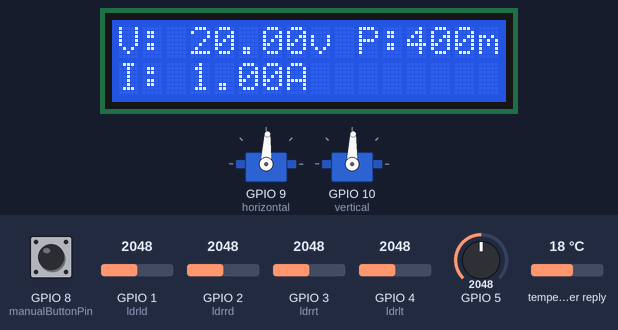
Simulated run of this sketch. Board: ESP32-S3. Parts: 2 × servo, 16×2 character LCD. The inputs (shaded band) are chosen by the test bench; at power-on: GPIO 1 (ldrld) = 2048, GPIO 2 (ldrrd) = 2048, GPIO 3 (ldrrt) = 2048, GPIO 4 (ldrlt) = 2048, GPIO 5 = 2048, GPIO 8 (manualButtonPin) LOW, temperature in the weather reply 18 °C. WiFi joins after 1.5 s; servers stay silent unless stated; web services answer with replies made up by the test bench; what the sketch prints to the serial monitor is not drawn.

Above: at 3.7 s.
3.8 s: GPIO 1 (ldrld) set to 2124
At 4.08 s:
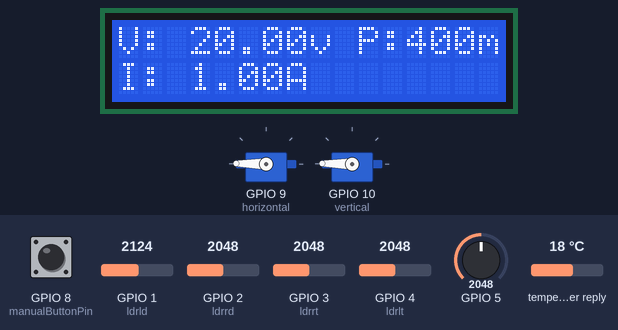
6.0 s: GPIO 2 (ldrrd) set to 2087
9.0 s: GPIO 2 (ldrrd) set to 2118
At 9.13 s:
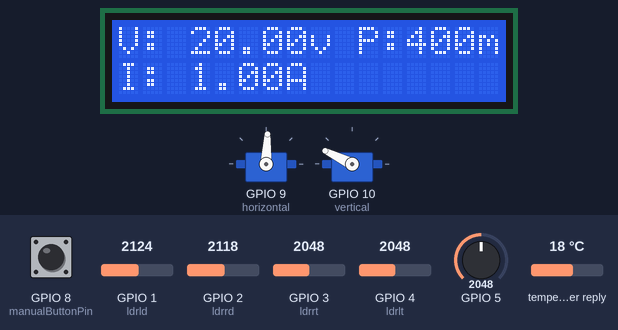
11.1 s: GPIO 3 (ldrrt) set to 2090
At 11.35 s:
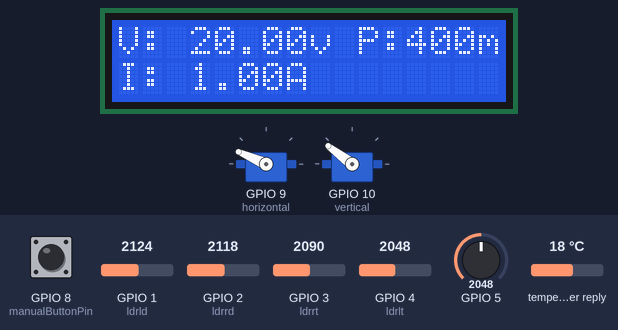
At 13.78 s:
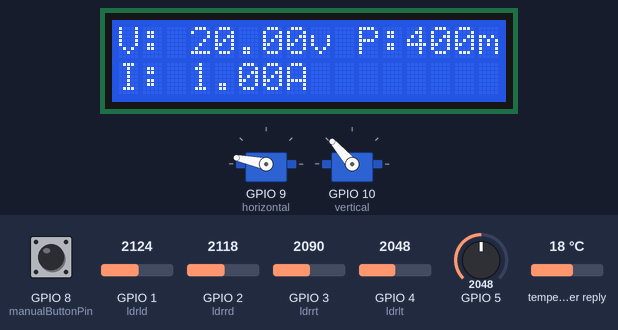
14.1 s: GPIO 1 (ldrld) set to 2866
17.1 s: GPIO 4 (ldrlt) set to 1228
Timing chart, 0 to 25.8 s (numbered marks = the images above; inputs shaded):
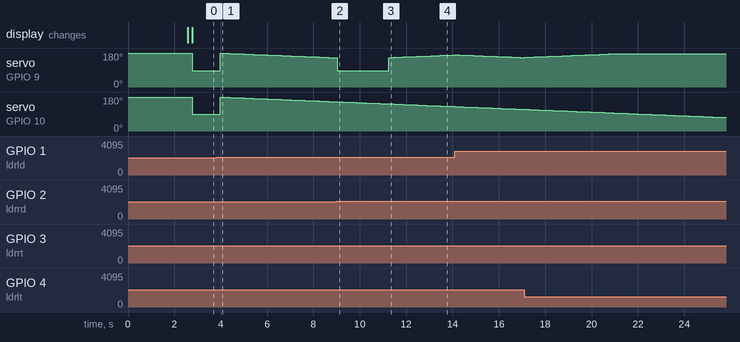

Measured:
- the behaviour switches between 2054 and 2055 on GPIO 1 (ldrld) (found by bisection; images 0 and 1)
- the behaviour switches between 2117 and 2118 on GPIO 2 (ldrrd) (found by bisection; images 1 and 2)
- the behaviour switches between 2060 and 2061 on GPIO 3 (ldrrt) (found by bisection; images 2 and 3)
- after the input at 3.8 s, servo on GPIO 9 (horizontal): 87° → 179° after 0.19 s, → 178° 0.20 s later, → 177° 0.20 s later, → 176° 0.20 s later, … (10 changes in this stretch); servo on GPIO 10 (vertical): 88° → 179° after 0.19 s, → 178° 0.20 s later, → 177° 0.20 s later, → 176° 0.20 s later, … (10 changes in this stretch)
- after the input at 11.1 s, servo on GPIO 9 (horizontal): moves from 87° to 170° over 2.8 s, starting after 0.16 s

The sketch:

Solar_tracker.ino
```cpp
#include <Wire.h>
#include <LiquidCrystal.h>
#include <Servo.h>
#include <WiFi.h>
#include <HTTPClient.h>

const unsigned long eventInterval = 1000;
unsigned long previousTime  = 0; // Corrected type from `unsigned` to `unsigned long`

// WiFi credentials
const char* ssid = "your_SSID";
const char* password = "your_PASSWORD";

// API URL and Key (Update with actual values)
const String apiURL = "http://api.openweathermap.org/data/2.5/onecall";
const String apiKey = "YOUR_API_KEY";

// Servo parameters
Servo horizontal; // horizontal servo
Servo vertical;   // vertical servo
int servoh = 180;
int servohLimitHigh = 175;
int servohLimitLow = 0;
int servov = 180;
int servovLimitHigh = 175;
int servovLimitLow = 1;

// LDR pin connections
int ldrlt = A3; // LDR top left
int ldrrt = A2; // LDR top right
int ldrld = A0; // LDR down left
int ldrrd = A1; // LDR down right

// LCD setup
LiquidCrystal lcd(2, 3, 4, 5, 6, 7);

float voltage = 0.0;
float temp = 0.0; // variable to store temperature (digital value of the input)
float current;
int power;
float r1 = 10.0;
float r2 = 10.0;
float value = r2 / (r1 + r2);
int analog_value;
int sensor_value = 0; // corrected typo from `sesnor_value`
bool manualOverride = false;
int manualButtonPin = 8; // Pin for manual override button

void setup() {
  // Servo setup
  horizontal.attach(9); // Connect pin 9 to horizontal servo
  vertical.attach(10);  // Connect pin 10 to vertical servo
  horizontal.write(180);
  vertical.write(180);
  delay(500);

  // Setup WiFi
  WiFi.begin(ssid, password);
  while (WiFi.status() != WL_CONNECTED) {
    delay(1000);
    Serial.println("Connecting to WiFi...");
  }
  Serial.println("Connected to WiFi");

  // LCD setup
  Serial.begin(9600);
  lcd.begin(16, 2);
  lcd.setCursor(0, 0);
  lcd.print(" SMART SOLAR ");
  lcd.setCursor(0, 1);
  lcd.print("  TRACKER  ");

  // Manual Override setup
  pinMode(manualButtonPin, INPUT);
}

void loop() {
  checkManualOverride();
  if (manualOverride) {
    // Implement manual control logic here
  } else {
    fetchSolarData();
    adjustSolarPanel();
  }
  liquid_crystal();
}

void fetchSolarData() {
  if (WiFi.status() == WL_CONNECTED) {
    HTTPClient http;
    String url = apiURL + "?lat=YOUR_LAT&lon=YOUR_LON&appid=" + apiKey;
    http.begin(url.c_str());
    int httpResponseCode = http.GET();

    if (httpResponseCode > 0) {
      String payload = http.getString();
      // Parse JSON data and extract solarElevation, solarAzimuth
      // Example: Use ArduinoJson library to parse the JSON
      int solarElevation = 45; // Placeholder value
      int solarAzimuth = 180;  // Placeholder value
      adjustSolarPanel(solarElevation, solarAzimuth);
    } else {
      Serial.println("Error on HTTP request");
      // Fallback to manual control or last known good data
    }
    http.end();
  } else {
    Serial.println("WiFi Disconnected");
    // Handle disconnected state
  }
}

void adjustSolarPanel(int solarElevation = -1, int solarAzimuth = -1) {
  // If API data is provided, adjust based on that
  if (solarElevation != -1 && solarAzimuth != -1) {
    int verticalAngle = map(solarElevation, 0, 90, servovLimitLow, servovLimitHigh);
    int horizontalAngle = map(solarAzimuth, 0, 360, servohLimitLow, servohLimitHigh);
    vertical.write(verticalAngle);
    horizontal.write(horizontalAngle);
  } else {
    // Otherwise, use LDRs to adjust position
    int lt = analogRead(ldrlt) * 15;
    int rt = analogRead(ldrrt) * 15;
    int ld = analogRead(ldrld) * 15;
    int rd = analogRead(ldrrd) * 15;
    int tol = 90;
    int avt = (lt + rt);
    int avd = (ld + rd);
    int avl = (lt + ld);
    int avr = (rt + rd);
    int dvert = avt - avd;
    int dhoriz = avl - avr;

    if (abs(dvert) > tol) {
      if (avt > avd) {
        servov = ++servov;
        if (servov > servovLimitHigh) {
          servov = servovLimitHigh;
        }
      } else if (avt < avd) {
        servov = --servov;
        if (servov < servovLimitLow) {
          servov = servovLimitLow;
        }
      }
      vertical.write(servov);
    }

    if (abs(dhoriz) > tol) {
      if (avl > avr) {
        servoh = --servoh;
        if (servoh < servohLimitLow) {
          servoh = servohLimitLow;
        }
      } else if (avl < avr) {
        servoh = ++servoh;
        if (servoh > servohLimitHigh) {
          servoh = servohLimitHigh;
        }
      }
      horizontal.write(servoh);
    }
  }
}

void liquid_crystal() {
  analog_value = analogRead(A4); // Reading the analog value
  voltage = 2 * (analog_value * 5.0) / 1024.0; // Converting the analog value to digital
  current = voltage / (r1 + r2);
  power = sq(voltage) / current;

  unsigned long currentTime = millis();
  if (currentTime - previousTime >= eventInterval) {
    previousTime = currentTime;

    lcd.clear();
    lcd.setCursor(0, 0);
    lcd.print("V: ");
    lcd.print(voltage);
    lcd.print("v P:");
    lcd.print(power);
    lcd.print("mW");
    lcd.setCursor(0, 1);
    lcd.print("I: ");
    lcd.print(current);
    lcd.print("A");

    // Serial output
    Serial.print("DATA,TIME,");
    Serial.print(voltage);
    Serial.print(",");
    Serial.print(current);
    Serial.print(",");
    Serial.println(power);
  }
}

void checkManualOverride() {
  if (digitalRead(manualButtonPin) == HIGH) {
    manualOverride = !manualOverride; // Toggle override mode
  }
}
```
